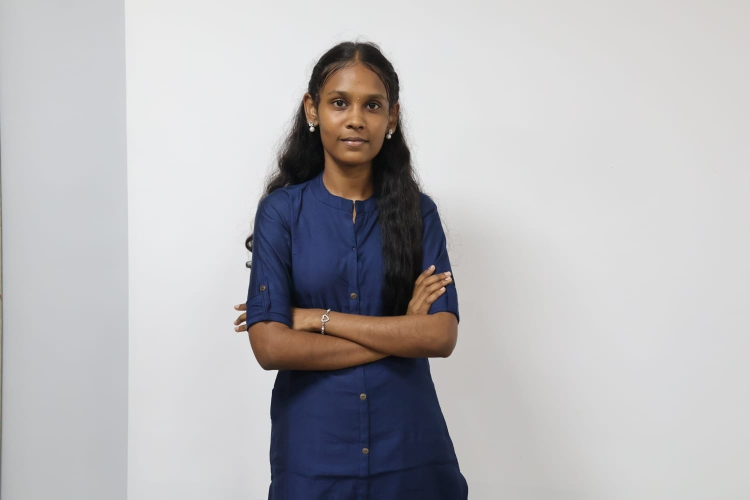
#> input picture Harini.new.jpeg, 1500 x 1000 px (shown at 1/2 size)
$ jupyter execute --allow-errors EX-03.ipynb
#> lines starting #> are read from the running program, lines starting #| are printed output that depends on the picture
### Ex. No: 03  - Histogram of an Images
### Name: Harini V K
### Reg. No: 212225220036

## Import Python necessary libraries

[cell 1]
import cv2
import numpy as np
import matplotlib.pyplot as plt

## Histogram Equalization for Grayscale Images

[cell 2]
img = cv2.imread('Harini.new.jpeg', 0)
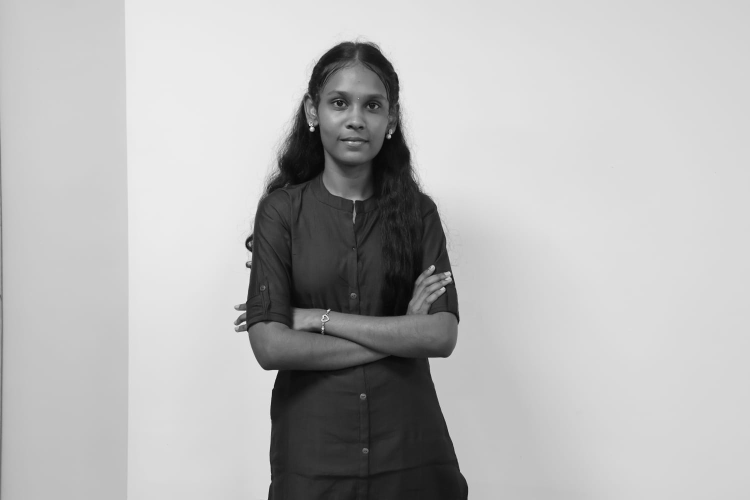
#> img: shape (1000, 1500) (shown at 1/2 size); min 1, max 255, mean 183.6

[cell 3]
plt.imshow(img, cmap='gray')
plt.title('Original Image')
plt.show()

[cell 4]
plt.hist(img.ravel(),256,range = [0, 256]);
plt.title('Original Image')
plt.show()
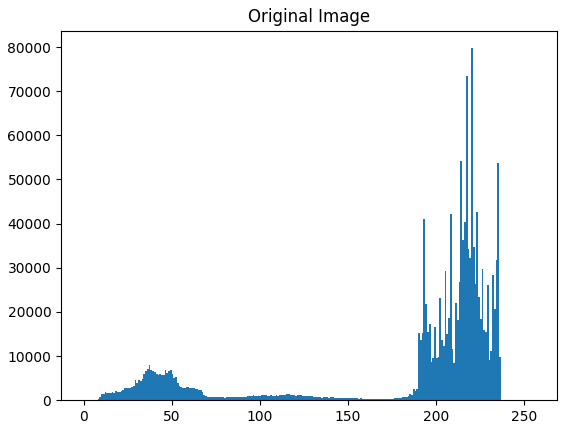
#> figure drawn by matplotlib, 1 panel; tallest bar 79730 high, from x = 220 to 221

[cell 5]
img_eq = cv2.equalizeHist(img)
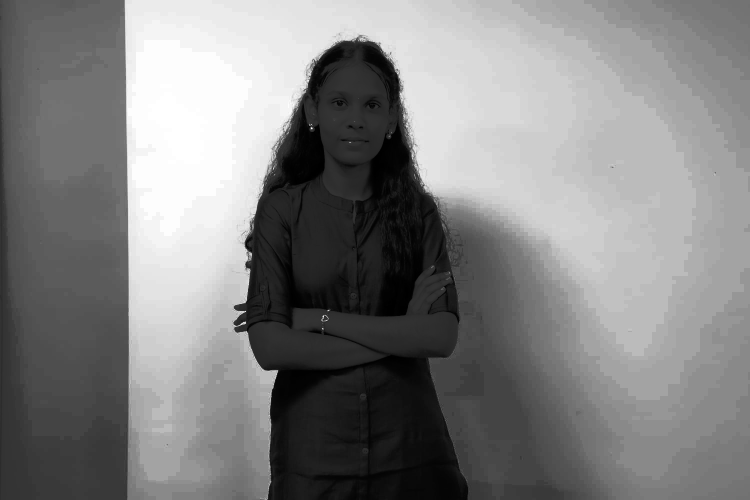
#> img_eq: shape (1000, 1500) (shown at 1/2 size); min 0, max 255, mean 129.9

[cell 6]
plt.hist(img_eq.ravel(), 256, range = [0, 256])
plt.title('Equalized Histogram')
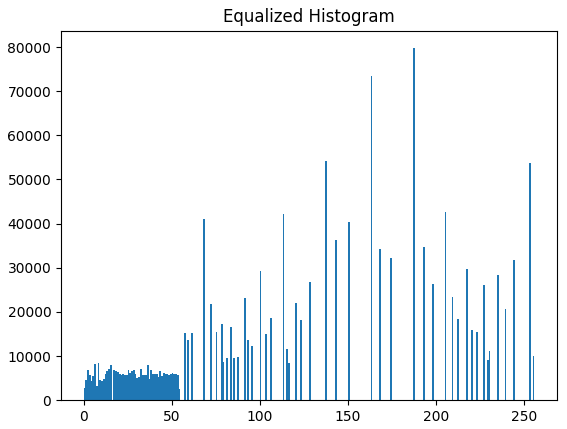
#> figure drawn by matplotlib, 1 panel; tallest bar 79730 high, from x = 187 to 188

[cell 7]
plt.imshow(img_eq, cmap='gray')
plt.title('Original Image')
plt.show()

## Histogram Equalization for Color Images

[cell 8]
img = cv2.imread('Harini.new.jpeg', cv2.IMREAD_COLOR)
#> img is the input picture: shape (1000, 1500, 3); mean B, G, R 185.5, 183, 184.2

[cell 9]
img_hsv = cv2.cvtColor(img, cv2.COLOR_BGR2HSV)
#> img_hsv: shape (1000, 1500, 3); mean H, S, V 62.5, 25, 189.7

[cell 10]
img_hsv[:,:,2] = cv2.equalizeHist(img_hsv[:, :, 2])
#> img_hsv: shape (1000, 1500, 3); mean H, S, V 62.5, 25, 129.8

[cell 11]
img_eq = cv2.cvtColor(img_hsv, cv2.COLOR_HSV2BGR)
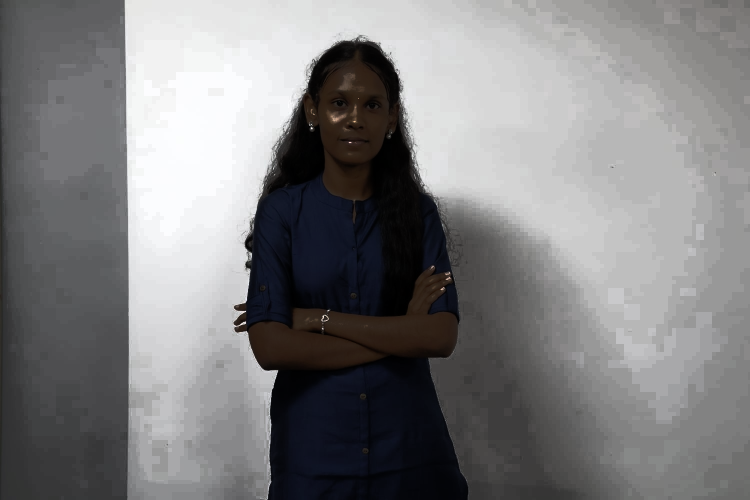
#> img_eq: shape (1000, 1500, 3) (shown at 1/2 size); mean B, G, R 128.2, 127.1, 127.4

#> (a cell that did not finish here is left out)

[cell 13]
plt.hist(img_eq.ravel(),256,range = [0, 256]); plt.title('Histogram Equalized');plt.show()
#> after `plt.hist(img_eq.ravel(), 256, range=[0, 256])`:
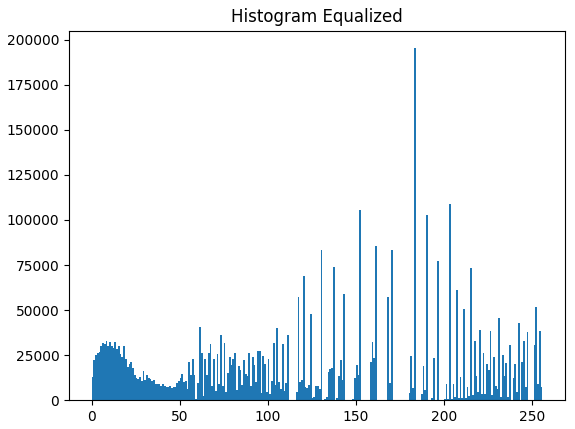
#> figure drawn by matplotlib, 1 panel; tallest bar 195270 high, from x = 183 to 184

[cell 14]
plt.figure(figsize = (20,10))
plt.subplot(221); plt.imshow(img[:, :, ::-1]); plt.title('Original Color Image')
plt.subplot(222); plt.imshow(img_eq[:, :, ::-1]); plt.title('Equalized Image')
plt.show()
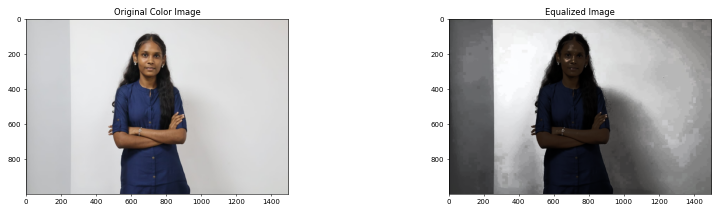
#> figure drawn by matplotlib, 2 panels

[cell 15]
plt.figure(figsize = [15,4])
plt.subplot(121); plt.hist(img.ravel(),256,range = [0, 256]); plt.title('Original Image')
plt.subplot(122); plt.hist(img_eq.ravel(),256,range = [0, 256]); plt.title('Histogram Equalized')
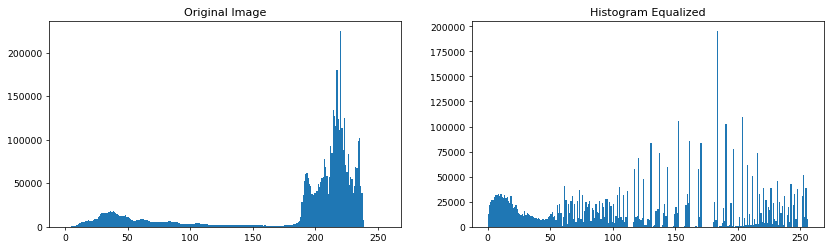
#> figure drawn by matplotlib, 2 panels; panel 1: tallest bar 224945 high, from x = 220 to 221; panel 2: tallest bar 195270 high, from x = 183 to 184
